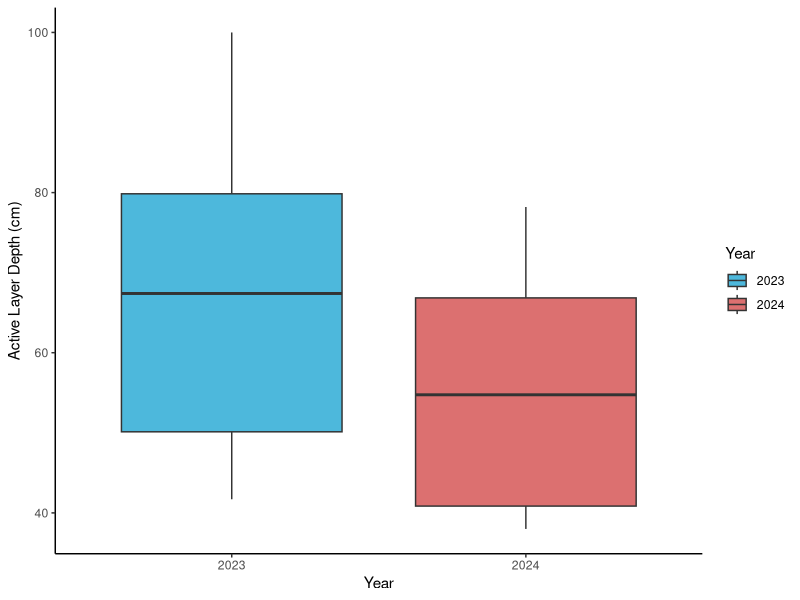
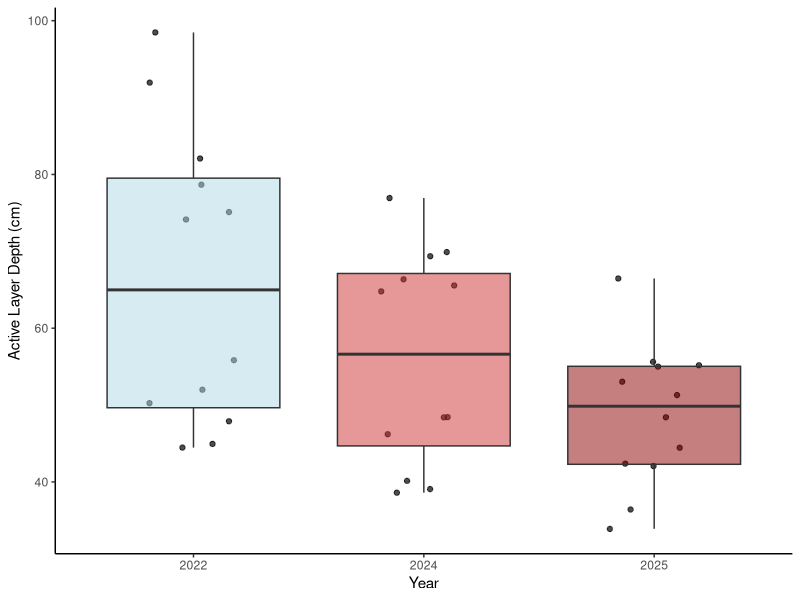

Recreate these plots in R, in order. (Note: this script raises an error after producing the figures.)
# ACTIVE LAYER DEPTH COMPARISON
# 19/01/2026

# LOAD LIBRARIES----
library(ggplot2)
library(dplyr)
library(readxl)
library(tidyr)

# LOAD DATA----
ald_data <- read_excel("datasets/QHI_roots_data/active_layer_depths_data.xlsx")
ald_all_years<-read_excel("datasets/QHI_roots_data/active_layer_thaw_combined.xlsx")

# DATA CLEANING----
ald_data$year <- as.factor(ald_data$year)
ald_all_years$year <- as.factor(ald_all_years$year)

# ACTIVE LAYER 2022 VS 2024 ----
(ald_plot<-ald_data %>%
    filter(year %in% c(2023, 2024)) %>%
    ggplot(aes(x = year, y = depth, fill = as.factor(year))) +
    geom_boxplot(position = position_dodge(width = 0.8), alpha = 0.7) +
    labs(
      x = "Year",
      y = "Active Layer Depth (cm)",
      fill = "Year") +
    scale_fill_manual(values = c("2023" = "deepskyblue3", "2024" = "brown3"))+
    theme_classic() 
)

# WTF is active layer depth decreasing post heatwave- surely over the years active layer is getting bigger from permafrost thawing 
# some explanations 
# 1. Measurement error or inconsistencies in data collection methods between years or mixed up two years when putting data folder together 
# 2. Unusual weather patterns in 2024 that led to shallower active layers, such as increased precipitation or cooler temperatures (though doesn't correlate with temperature data)
# 3. Changes in vegetation cover or soil composition that could affect insulation and heat transfer to the permafrost layer- i.e. increase in vegetation cover, more mosses under warmer temperatures, create blanket and insulate?

# OLD PLOT -- ACTIVE LAYER 2022, 2024, 2025 COMPARISON----
(ald_all_years_plot<-ald_all_years %>%
    ggplot(aes(x = year, y = thaw_av, fill = as.factor(year))) +
    geom_jitter(width = 0.2, alpha = 0.7) +
    geom_boxplot(position = position_dodge(width = 0.8), alpha = 0.5) +
    labs(
      x = "Year",
      y = "Active Layer Depth (cm)",
      fill = "Year") +
    scale_fill_manual(values = c("2022" = "lightblue", "2024" = "brown3", "2025"= "darkred"))+
    theme_classic()+
    theme(legend.position = "none")
)

# Why is active layer decreasing over time? Unless its been labelled wrong and instead of active layer it should be permafrost layer? But how would they measure that?
# Makes more sense that over the years, with heatwaves and CC for active layer depth to increase as permafrost thaw increases?
# worth noting though that our root core depths only go to 30 cm which isn't even the minimum of any of these ald 
# so maybe the active layer depth data is correct but our root data isn't deep enough to capture roots in the full active layer?


# NEW PLOT- ACTIVE LAYER 2022, 2024, 2025 COMPARISON----

# clean data
ald_all_years <- ald_all_years %>%
  mutate(year = as.factor(year))
# filter data for in 2022 doy 217, in 2024 doy 223 & 224, in 2025 doy 223 & 225
ald_filtered <- ald_all_years %>%
  filter((year == 2022 & doy == 217) |
           (year == 2024 & doy %in% c(223, 224)) |
           (year == 2025 & doy %in% c(223, 225)))
# filtering for last sampling dates in each year to compare ALD across years 

# plot 
(ald_all_years_plot <- ggplot(ald_filtered, aes(x = year, y = thaw_av, fill = year)) +
    geom_jitter(width = 0.2, alpha = 0.7) +
    geom_boxplot(position = position_dodge(width = 0.8), alpha = 0.5) +
    labs(title = "Active Layer Depth Across Years at End of Growing Season",
         x = "Year",
         y = "Active Layer Depth (cm)") +
    scale_fill_manual(values = c("2022" = "brown1", "2024" = "brown3", "2025"= "darkred"))+
    theme_classic() +
    theme(legend.position = "none")
)


# ANOVA TEST ACTIVE LAYER DEPTH YEARS----
anova_ald<- aov(thaw_av ~ year, data = ald_all_years)
summary(anova_ald)
# significant difference in active layer depth between years (p-value = 0.0213)


# CHECK ASSUMPTIONS----
# normality of residuals
plot(anova_ald)
shapiro.test(residuals(anova_ald))
hist(residuals(anova_ald))
# normal?

# homogeneity of variance
bartlett.test(thaw_av ~ year, data = ald_all_years)
# also fine


# ACTIVE LAYER PAST YEARS----
# incls years post large thaw in 2023 
(ald_all_years<-ald_all_years %>%
    ggplot(aes(x = year, y = thaw_av)) +
    geom_point(alpha = 0.5) +
    geom_smooth(method = "lm")+
    labs(x = "Year",
         y = "Active Layer Depth (cm)") +
   annotate("text", x = 1990, y = 5, label = "R2 = 0.004", size = 5, color = "black")+
    theme_classic()+
    theme(axis.text.x = element_text(angle = 45, hjust = 1))+
   scale_y_reverse()+
   geom_hline(yintercept = 0, linetype = "dashed", color = "black", linewidth = 1)
   
)

# analysis of the line- not right, want to determine significance of ald across all years 
mod1 <- lm(thaw_av ~ as.numeric(as.character(year)), data = ald_all_years)
summary(mod1)
# p= 0.04861 - significant but when look at r2 value its 0.004
# very weak relationship between year and ald
# thaw depth decreasing by 0.10cm per year
# very small trend, but let's see what happens when we exclude the 2024 and 2025


# normality of residuals
plot(mod1)
shapiro.test(residuals(mod1))
hist(residuals(mod1))
# normal


# interesting, inclusion of 2024 and 2024 now changes the pattern
# from Isla's report, up until 2023, ALDs were increasing, but now decreasing/not changed now since 1986
# but this hides what has actually been happening i.e. the large thawing in 2023
# climate change is impacting, unlike what this figure would suggets 


# do figure removing years 2024 and 2025 to see how its been increasing ALD 
ald_pre2023 <- ald_all_years %>%
  filter(year %in% c(1986:2023))
(ald_pre2023_plot<-ald_pre2023 %>%
    ggplot(aes(x = year, y = thaw_av)) +
    geom_point(alpha = 0.5) +
    geom_smooth(method = "lm")+
    labs(x = "Year",
         y = "Active Layer Depth (cm)") +
    annotate("text", x = 1990, y = 5, label = "R2 = 0.24", size = 5, color = "black")+
    theme_classic()+
    theme(axis.text.x = element_text(angle = 45, hjust = 1))+
    scale_y_reverse()+
    geom_hline(yintercept = 0, linetype = "dashed", color = "black", linewidth = 1)
)
 



mod2 <- lm(thaw_av ~ as.numeric(as.character(year)), data = ald_pre2023)
summary(mod2)
# p <0,0001 - highly significant
# strong increasing trend - thaw depth increasing by 0.68 cm per year 
# r2 = 0.24, not amazing but good for natural data 
# means something happened in 2023- i.e. the thawing!
  # Pre-2023: Clear, strong increasing trend in thaw depth (deeper thawing over time)
  # Full dataset: Weak decreasing trend overall

# why? - multiple reasons we think
# 1. 2023 was an anomalous year with extreme heatwave causing unprecedented thawing- evidenced 
# 2. colder winters in 2024 delayed snowmelt (shown by later 100% snow free dates)- evidenced 
# 3. this caused a shorter thaw season, leading to shallower maximum thaw depth 
# 4. the active layer detachments/alds observed in 2023 remove the deepest thaw zones
  # why- slumps typically occur where thaw is deepest and ice lens becomes unstable - literature 
  # when deep thaw areas detatch and slide away, left measuring shallower more stable areas, hence reducing active layer depth in 2024 and 2025 
